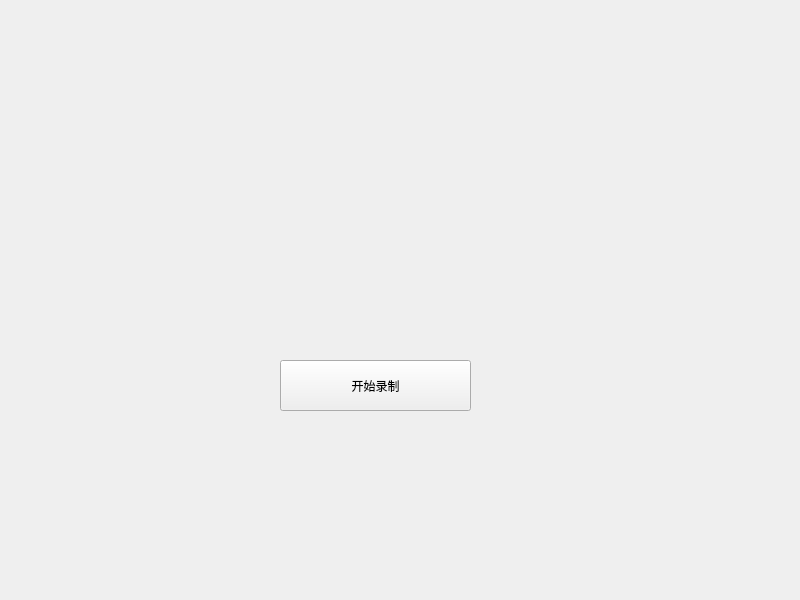
<?xml version="1.0" encoding="UTF-8"?>
<ui version="4.0">
 <class>Widget</class>
 <widget class="QWidget" name="Widget">
  <property name="geometry">
   <rect>
    <x>0</x>
    <y>0</y>
    <width>800</width>
    <height>600</height>
   </rect>
  </property>
  <property name="windowTitle">
   <string>Widget</string>
  </property>
  <widget class="QPushButton" name="record">
   <property name="geometry">
    <rect>
     <x>280</x>
     <y>360</y>
     <width>191</width>
     <height>51</height>
    </rect>
   </property>
   <property name="text">
    <string>开始录制</string>
   </property>
  </widget>
 </widget>
 <resources/>
 <connections/>
</ui>
